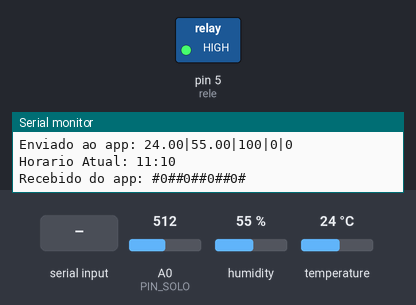
Simulated run of this sketch. Board: Arduino Mega 2560, built with avr-gcc and run on an emulated ATmega2560. On the bench: switched loads named in the sketch (green lamp = pin HIGH), the last lines printed to the serial monitor. Inputs (shaded band) come from the test bench; at power-on: A0 (PIN_SOLO) = 512, humidity 55 %, temperature 24 °C. The local clock reads 2024-03-15 10:24:30 at power-on unless the sketch sets it.

Above: at 1.3 s.
1.4 s: "1#" received over the second serial link
At 3.8 s:
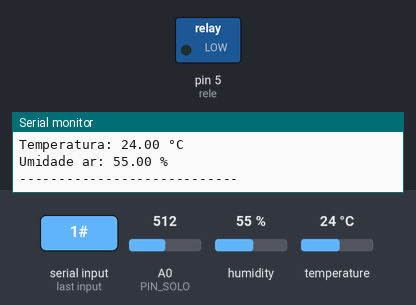
Timing chart, 0 to 9.9 s (numbered marks = the images above; inputs shaded):
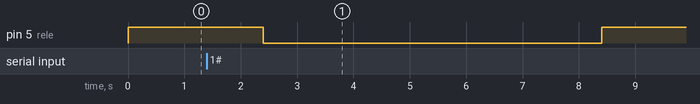

The sketch:

mainAtualizado.ino
```cpp
#include <DHT.h>
#include <Wire.h>
#include <RTClib.h>

#define PIN_SOLO   A0      //YL-69 (SOLO)
#define PIN_DHT    4       // DHT11 (temperatura e umidade do ar)
#define DHTTYPE    DHT11
#define rele 5         //pino do modulo rele

DHT dht(PIN_DHT, DHTTYPE);  //objeto da classe DHT
RTC_DS3231 rtc;             //objeto da classe RTC_DS3231

float temperatura = 0.0;          //variável global para a temperatura do ar
float umidadeAr = 0.0;            //variável global para a umidade do ar
int umidadeSoloPercentual = 0;    //variável global para a umidade do solo em porcentagem
int dados[5];                     //vetor para armazenar as configurações enviadas pelo app. Disposicao dos dados: {modo_de_operação, horas, minutos, acionamento_manual_da_bomba}
bool flagBomba = false;           //flag para garantir que a bomba só seja acionada uma vez na IrrigaçãoPorHorario
unsigned long inicio;

void lerSensores();               //função que vai ler os dados dos sensores
void enviarDadosApp();            //função que envia os dados para o aplicativo
void LigarBomba();                //função que liga a bomba sempre que chamada (Yasminn)
void IrrigacaoPorHorario();       //função que liga a bomba segundo um horário definido no aplicativo
void LerDadosApp();               //função para ler as configurações enviados pelo aplicativo
void irrigacaoAutomatica();       // manter a umidade do solo entre 25-50%
void checarIrrigacaoManual();     // acionamento manualmente a bomba, se o botao no app for apertado

void setup() {
  Serial.begin(9600);                      //inicia a comunicação serial com o monitor
  Serial1.begin(9600);                     //inicia a comunicação serial com o módulo bluetooth (HC-05)
  dht.begin();                             //inicia o objeto referente ao DHT11
  rtc.begin();                             //inicia o objeto referente ao módulo RTC DS3231
  pinMode(rele, OUTPUT);
  digitalWrite(rele,HIGH);
  Serial.println("RegaBot - Módulo de Sensores Iniciado");
  rtc.adjust(DateTime(2026, 6, 30, 11, 10 , 00));              //ajustar tempo: ano, mes, dia, horas, minutos, segundos. Descomentar quando quiser ajustar
  delay(100);
}

void loop() {
  lerSensores();
  LerDadosApp();
  switch(dados[0]){   //o primeiro elemento de dados[] armazena o modo de operação; 1 para irrigação por horário, 0 para irrigação automática
    case 1: IrrigacaoPorHorario(); break;
    case 0: irrigacaoAutomatica(); break;
    default: break;
  }
  checarIrrigacaoManual();
  enviarDadosApp();
  delay(2000);
}
//-----função de leitura dos sensores------
void lerSensores() {

  int valorBrutoSolo = analogRead(PIN_SOLO);
  umidadeSoloPercentual = map(valorBrutoSolo, 550, 850 , 100, 0);
  umidadeSoloPercentual = constrain(umidadeSoloPercentual, 0, 100);


  float t = dht.readTemperature();
  float h = dht.readHumidity();
  if (!isnan(t) && !isnan(h)) {
    temperatura = t;
    umidadeAr = h;
  } else {
    Serial.println("Erro na leitura do DHT11");
  }

  //  caso seja necessario debug no monitor serial (computador)
  Serial.println("--- Leitura dos Sensores ---");
  Serial.print("Solo (bruto): "); Serial.print(valorBrutoSolo);
  Serial.print(" -> Solo (%): "); Serial.println(umidadeSoloPercentual);
  Serial.print("Temperatura: "); Serial.print(temperatura); Serial.println(" °C");
  Serial.print("Umidade ar: "); Serial.print(umidadeAr); Serial.println(" %");
  Serial.println("----------------------------");
}

//------funcao de envio de dados --------------
void enviarDadosApp() {                             //envia os dados dos sensores e do horário definido usando o caracter "|" como delimitador
  Serial1.print(temperatura);
  Serial1.print("|");
  Serial1.print(umidadeAr);
  Serial1.print("|");
  Serial1.print(umidadeSoloPercentual);
  Serial1.print("|");
  Serial1.print(dados[1]);
  Serial1.print("|");
  Serial1.print(dados[2]);

  //  caso seja necessario debug no monitor serial (computador)
  Serial.print("Enviado ao app: ");
  Serial.print(temperatura); Serial.print("|");
  Serial.print(umidadeAr); Serial.print("|");
  Serial.print(umidadeSoloPercentual); Serial.print("|");
  Serial.print(dados[1]); Serial.print("|");
  Serial.println(dados[2]);
  DateTime hora = rtc.now();
  Serial.print("Horario Atual: ");
  Serial.print(hora.hour());Serial.print(":");Serial.println(hora.minute());
  Serial.print("Recebido do app: ");
  for(int i=0;i<4;i++){
   Serial.print("#"); Serial.print(dados[i]); Serial.print("#");
  }
  Serial.println("");

}

void LerDadosApp(){
  if(Serial1.available() > 0){                                          //verifica se há dados disponíveis no buffer
    int delimitador;                                                    //variável para pegar o indicice do caracter "|"
    String DadosNaoTratados = Serial1.readStringUntil('#');                     //variável que recebe a string com os dados
    for(int i=0; i < 4; i++){
      delimitador = DadosNaoTratados.indexOf('|');                      //recebe o indice do primeiro "|" na string
      if(delimitador >= 0){
        String valor = DadosNaoTratados.substring(0,delimitador);       //recebe o primeiro pedaço da string contendo o primeiro dado
        dados[i] = valor.toInt();                                       //converte o valor para inteiro
        DadosNaoTratados = DadosNaoTratados.substring(delimitador + 1); //cria uma nova string com os dados restantes
      }else{
        dados[i] = DadosNaoTratados.toInt();                            //quando não há mais "|" recebe o último dado
      }
    }
  }
}


void irrigacaoAutomatica() {
  if (umidadeSoloPercentual >= 10 && umidadeSoloPercentual <= 30) {
    LigarBomba();
  }
}


void IrrigacaoPorHorario(){
  DateTime agora = rtc.now();                                               //lê o horário atual
  if((dados[1]==agora.hour())&&(dados[2]==agora.minute())&&!flagBomba){     //compara se o horário atual é igual ao horário definido para ligar a bomba
    LigarBomba();                                                           //chama a função LigarBomba()
    flagBomba = true;                                                       //muda o valor do flag para true, assim a bomba não liga novamente mesmo dentro do horário
    inicio = millis();
  }
  if(flagBomba && (millis()-inicio)>=60000){                                //a bomba só pode ser ativada novamente após 1 minuto
    flagBomba = false;
  }
}

void LigarBomba(){ //ainda sofrerá alterações

  digitalWrite(rele, LOW); //liga a bomba toda vez que a função for chamada

  if(temperatura>=26){ //quando estiver mais quente, a planta será irrigada por mais tempo
     delay(10000); //tempo será ajustado com testes experimentais
     digitalWrite(rele, HIGH);  //depois de um intervalo de tempo a bomba será desligada
  }
  else{ //temperatura normal
    delay(6000);
    digitalWrite(rele, HIGH);  //depois de um intervalo de tempo a bomba será desligada
  }
}

void checarIrrigacaoManual() {
  if (dados[3] == 1) {
    LigarBomba();
  }
}
```

Measured:
- after the input at 1.4 s, pin 5 (rele): HIGH → LOW after 1.0 s, → HIGH 6.0 s later
